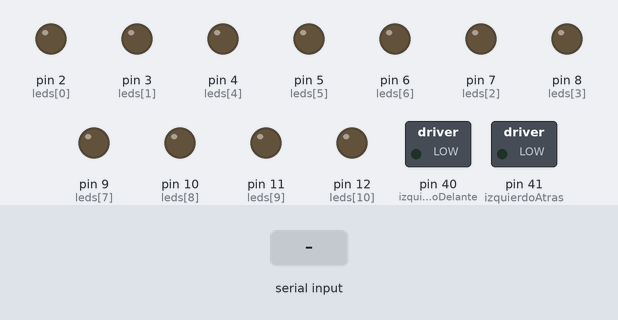
The sketch below on a simulated Arduino Mega 2560, built with avr-gcc and run on an emulated ATmega2560. Shown: switched loads named in the sketch (green lamp = pin HIGH), output pins drawn as LEDs (lit = HIGH). The test bench sets the inputs (shaded band). Pins used as bus, display or sensor lines are not drawn; what the sketch prints to the serial monitor is not drawn.

Above: at 1.2 s.
1.3 s: "e" received over the second serial link
At 2.5 s:
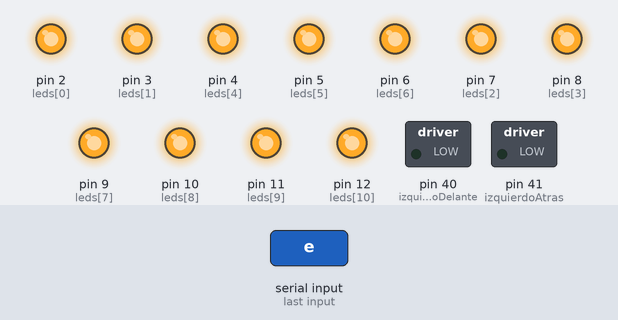
2.8 s: "8" received over the second serial link
At 3.8 s:
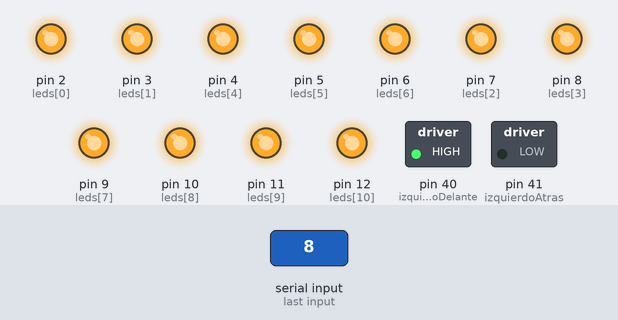
4.3 s: "a" received over the second serial link
At 4.9 s:
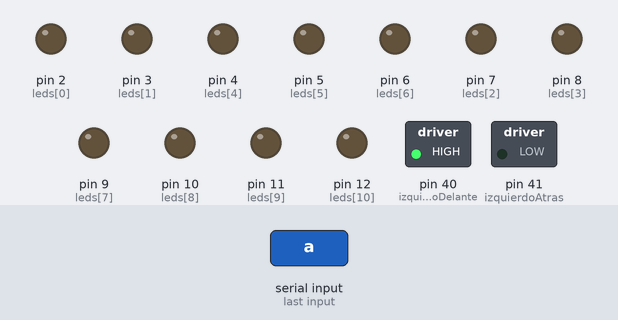
5.8 s: "2" received over the second serial link
At 6.1 s:
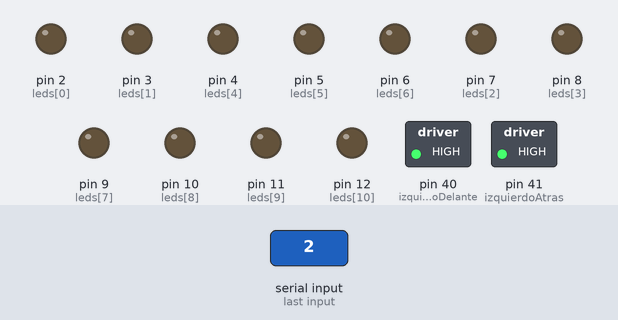
7.3 s: "e" received over the second serial link
At 8.4 s:
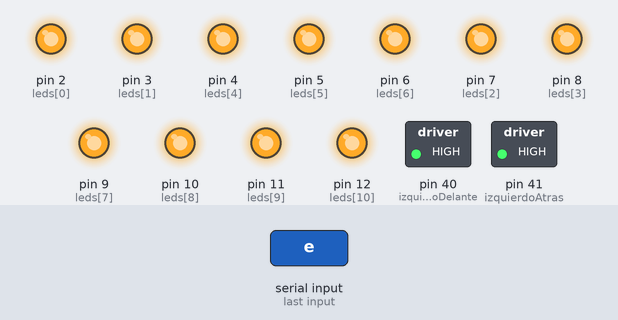
Timing chart, 0 to 9.8 s (numbered marks = the images above; inputs shaded):
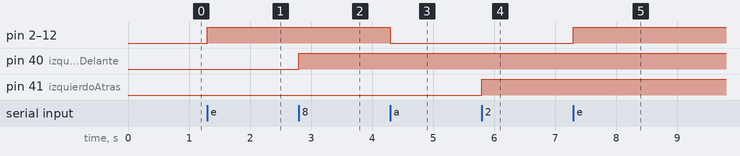

Measured:
- after the input at 1.3 s, pin 2 (leds[0]), pin 3 (leds[1]), pin 4 (leds[4]), pin 5 (leds[5]), pin 6 (leds[6]), pin 7 (leds[2]), pin 8 (leds[3]), pin 9 (leds[7]), pin 10 (leds[8]), pin 11 (leds[9]), pin 12 (leds[10]): LOW → HIGH at once
- after the input at 2.8 s, pin 40 (izquierdoDelante): LOW → HIGH at once
- after the input at 4.3 s, pin 2 (leds[0]), pin 3 (leds[1]), pin 4 (leds[4]), pin 5 (leds[5]), pin 6 (leds[6]), pin 7 (leds[2]), pin 8 (leds[3]), pin 9 (leds[7]), pin 10 (leds[8]), pin 11 (leds[9]), pin 12 (leds[10]): HIGH → LOW at once
- after the input at 5.8 s, pin 41 (izquierdoAtras): LOW → HIGH at once
- after the input at 7.3 s, pin 2 (leds[0]), pin 3 (leds[1]), pin 4 (leds[4]), pin 5 (leds[5]), pin 6 (leds[6]), pin 7 (leds[2]), pin 8 (leds[3]), pin 9 (leds[7]), pin 10 (leds[8]), pin 11 (leds[9]), pin 12 (leds[10]): LOW → HIGH at once

The sketch:

AppRobot.ino
```cpp
#include <SoftwareSerial.h>
SoftwareSerial miBT(63, 62);
//Leds
int leds[11] = {2, 3, 7, 8, 4, 5, 6, 9, 10, 11, 12};

//Motores
int izquierdoDelante = 40;
int izquierdoAtras = 41;
int derechoDelante = 39;
int derechoAtras = 38;

void setup() {
  pinMode(izquierdoAtras, OUTPUT);
  pinMode(izquierdoDelante, OUTPUT);
  pinMode(derechoAtras, OUTPUT);
  pinMode(derechoDelante, OUTPUT);

  for (int a = 0; a <= 10; a++) {
    pinMode(leds[a], OUTPUT);
  }
  Serial.begin(9600);
  Serial.println("Listo");
  miBT.begin(9600);
}


int lectura;
void loop() {
  if (miBT.available()) {
    lectura = miBT.read();
    Serial.write(miBT.read());

    if (lectura == 'e') {
      Serial.println("led on");
      encender();
    }

    if (lectura == 'a') {
      Serial.println("led off");
      apagar();
    }

    //Avanzar Delante
    if (lectura == '8') {
      digitalWrite(izquierdoDelante, HIGH);
      digitalWrite(derechoDelante, HIGH);
      Serial.println("DELANTE");
    }


    //Detener motores
    if (lectura == '5') {
      digitalWrite(izquierdoDelante, LOW);
      digitalWrite(derechoDelante, LOW);
      digitalWrite(izquierdoAtras, LOW);
      digitalWrite(derechoAtras, LOW);
      Serial.println("ALTO");
    }


    //Avanzar Atras
    if (lectura == '2') {
      digitalWrite(izquierdoAtras, HIGH);
      digitalWrite(derechoAtras, HIGH);
      Serial.println("ATRAS");
    }

    //Izquierda
    if (lectura == '4' ) {
      digitalWrite(derechoDelante, HIGH);

      Serial.println("IZQUIERDA");
    }

    //Derecha
    if (lectura == '6') {
      digitalWrite(izquierdoDelante, HIGH);
      Serial.println("DERECHA");
    }

  }
}

void encender () {
  for (int b = 0; b <= 10; b++) {
    digitalWrite(leds[b], HIGH);
  }
}

void apagar() {
  for (int d = 0; d <= 10; d++) {
    digitalWrite(leds[d], LOW);
  }
}
```
